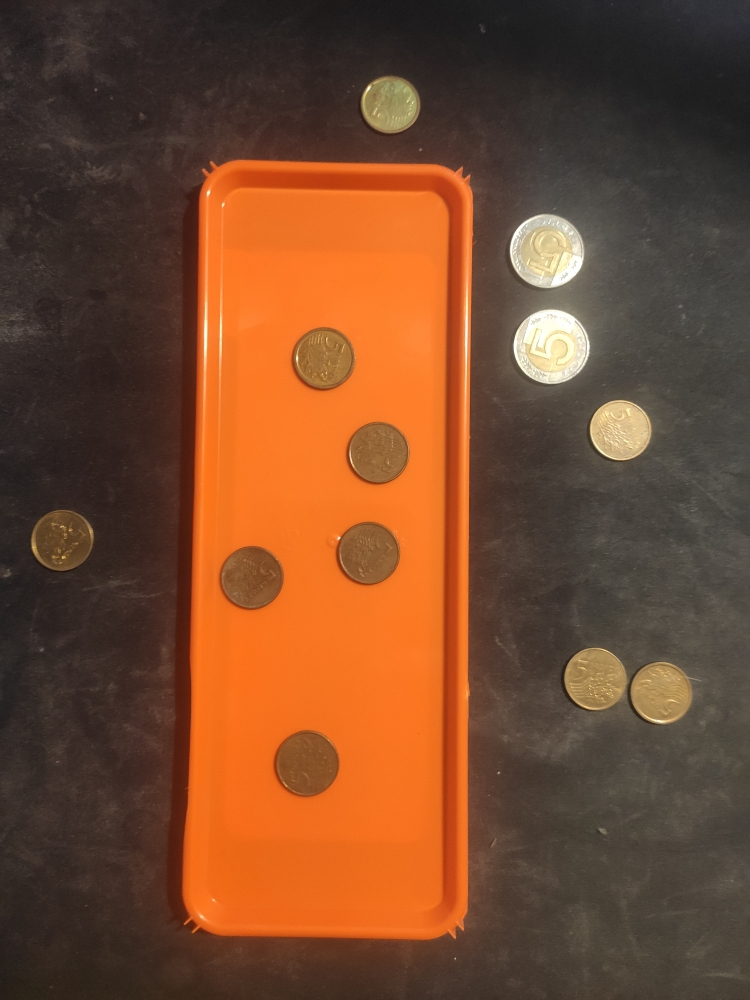
#> input picture projects/project_02/resources/tray1.jpg, 750 x 1000 px
$ python main.py
#> lines starting #> are read from the running program, lines starting #| are printed output that depends on the picture
import cv2 as cv
import sys

img = cv.imread(cv.samples.findFile("resources/tray1.jpg"))
#> img is the input picture: shape (1000, 750, 3); mean B, G, R 46.1, 73.5, 117.8

if img is None:
    sys.exit("Could not read the image.")


converted_for_display = cv.cvtColor(img, cv.COLOR_YCrCb2BGR)
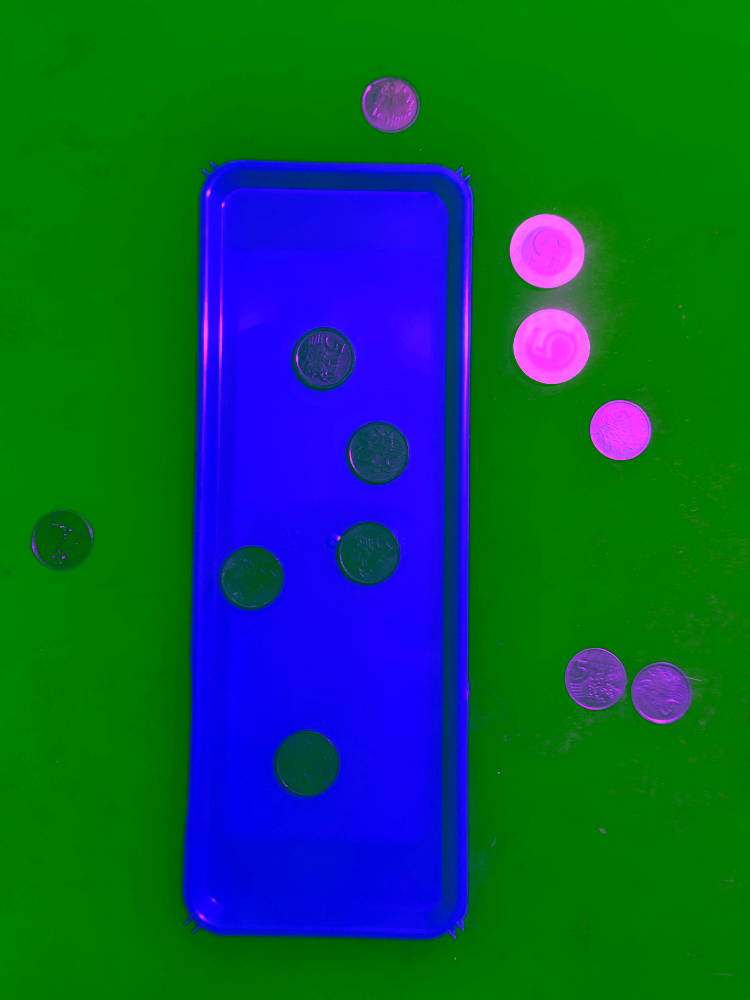
#> converted_for_display: shape (1000, 750, 3); mean B, G, R 69.8, 88.6, 11.6
cv.imshow("Display window", converted_for_display)
cv.waitKey(0)

$ run again, with projects/project_02/resources/tray2.jpg copied over projects/project_02/resources/tray1.jpg
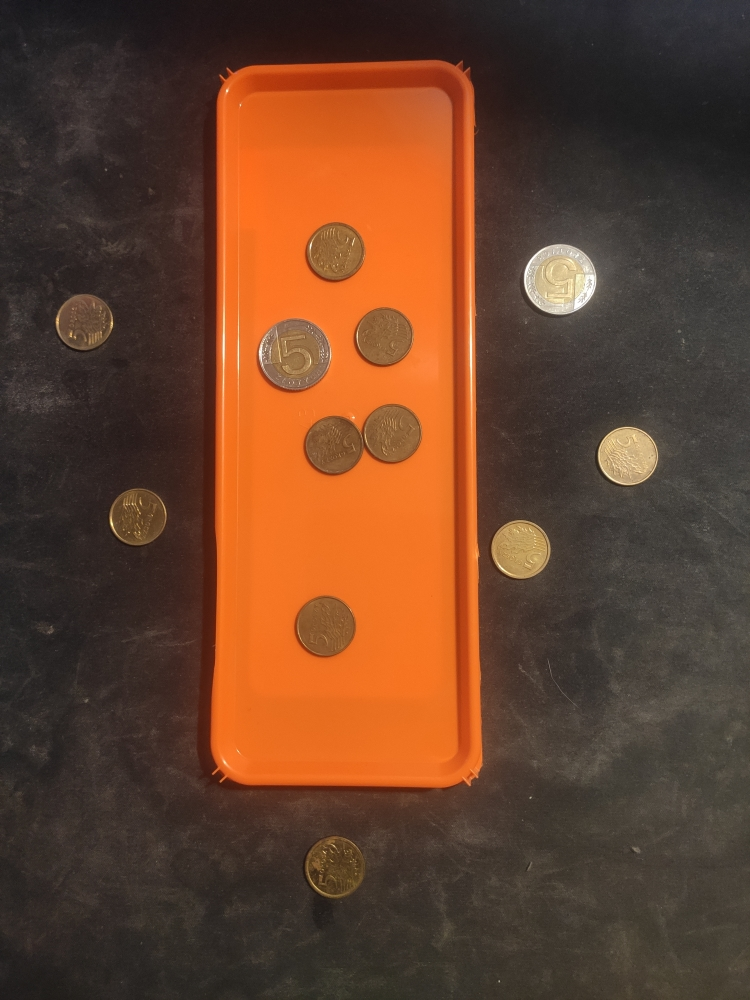
#> input picture projects/project_02/resources/tray2.jpg, 750 x 1000 px
#> img is the input picture: shape (1000, 750, 3); mean B, G, R 43.6, 65.7, 103.4
#> `converted_for_display = cv.cvtColor(img, cv.COLOR_YCrCb2BGR)`:
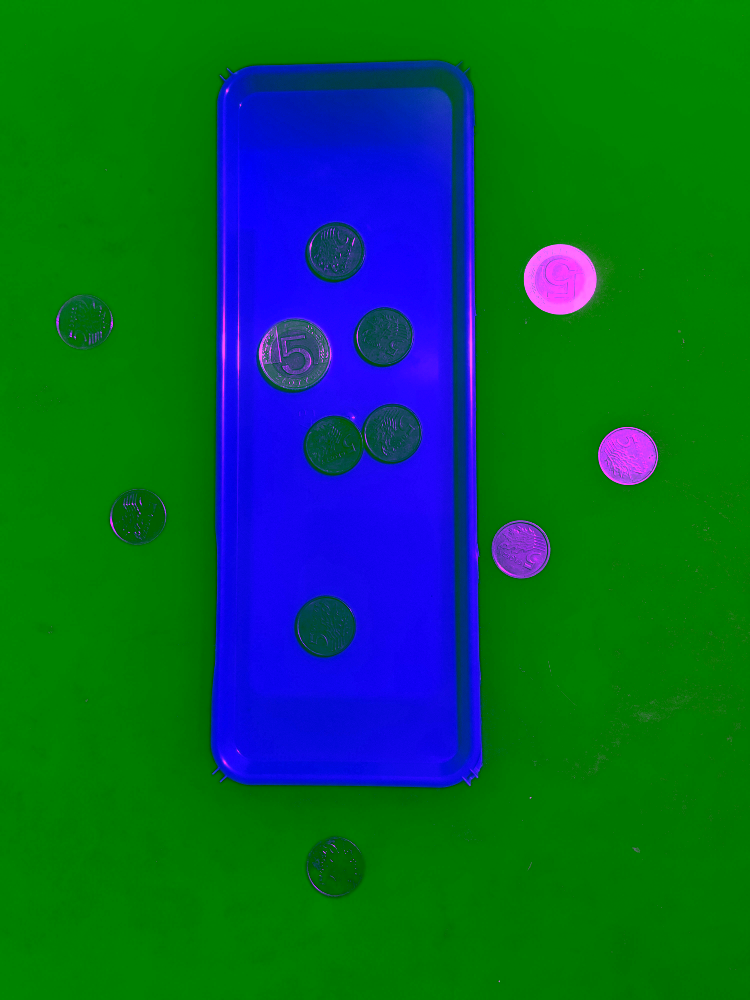
#> converted_for_display: shape (1000, 750, 3); mean B, G, R 55.8, 96.5, 7.2

$ run again, with projects/project_02/resources/tray3.jpg copied over projects/project_02/resources/tray1.jpg
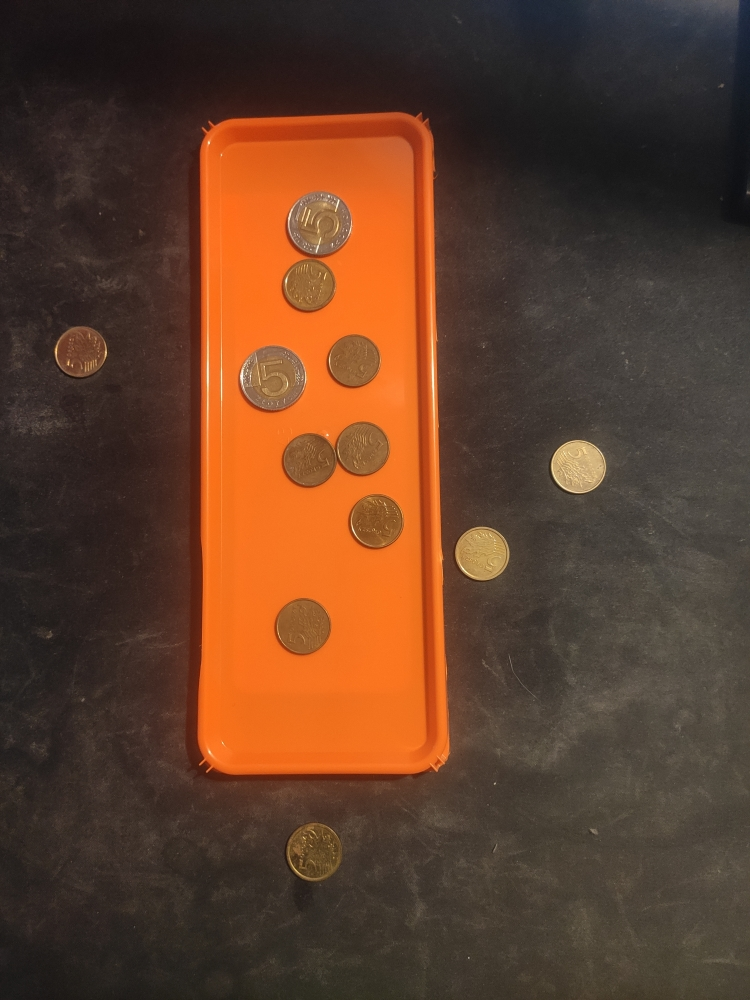
#> input picture projects/project_02/resources/tray3.jpg, 750 x 1000 px
#> img is the input picture: shape (1000, 750, 3); mean B, G, R 42.5, 62.6, 96.3
#> `converted_for_display = cv.cvtColor(img, cv.COLOR_YCrCb2BGR)`:
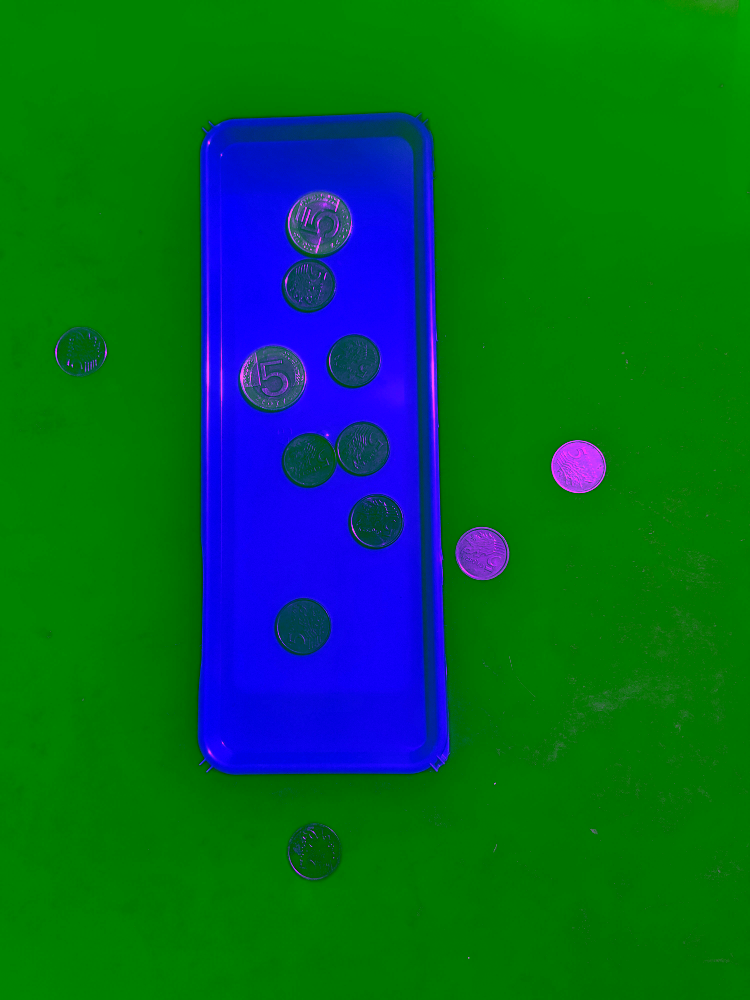
#> converted_for_display: shape (1000, 750, 3); mean B, G, R 45.6, 100.2, 4.7

$ run again, with projects/project_02/resources/tray4.jpg copied over projects/project_02/resources/tray1.jpg
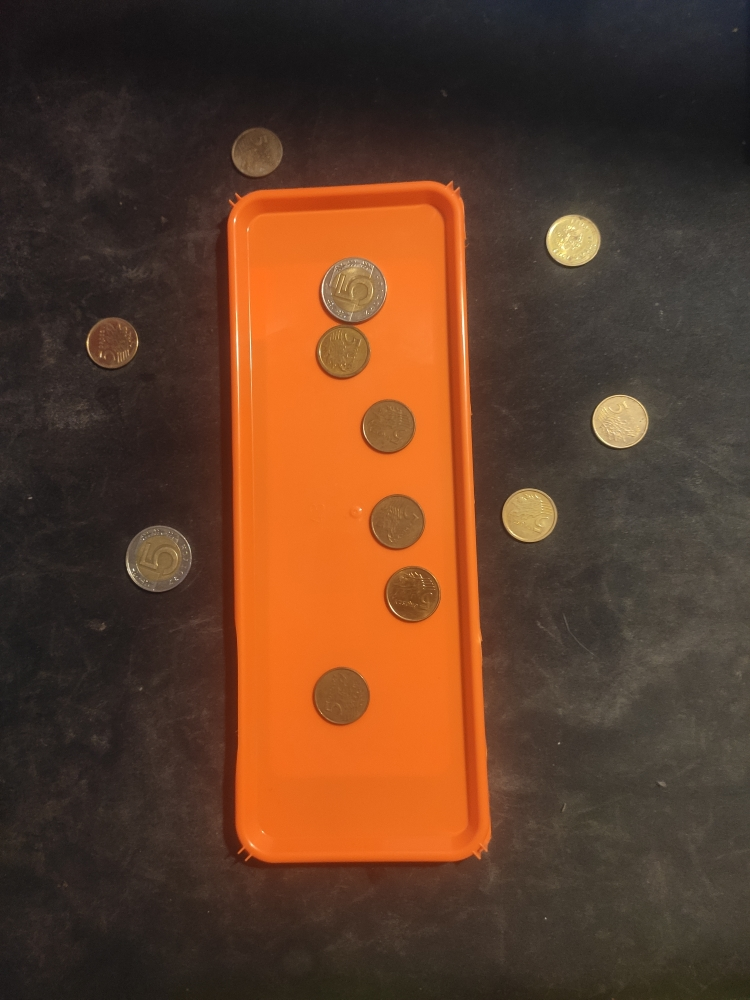
#> input picture projects/project_02/resources/tray4.jpg, 750 x 1000 px
#> img is the input picture: shape (1000, 750, 3); mean B, G, R 40.6, 61.5, 95.5
#> `converted_for_display = cv.cvtColor(img, cv.COLOR_YCrCb2BGR)`:
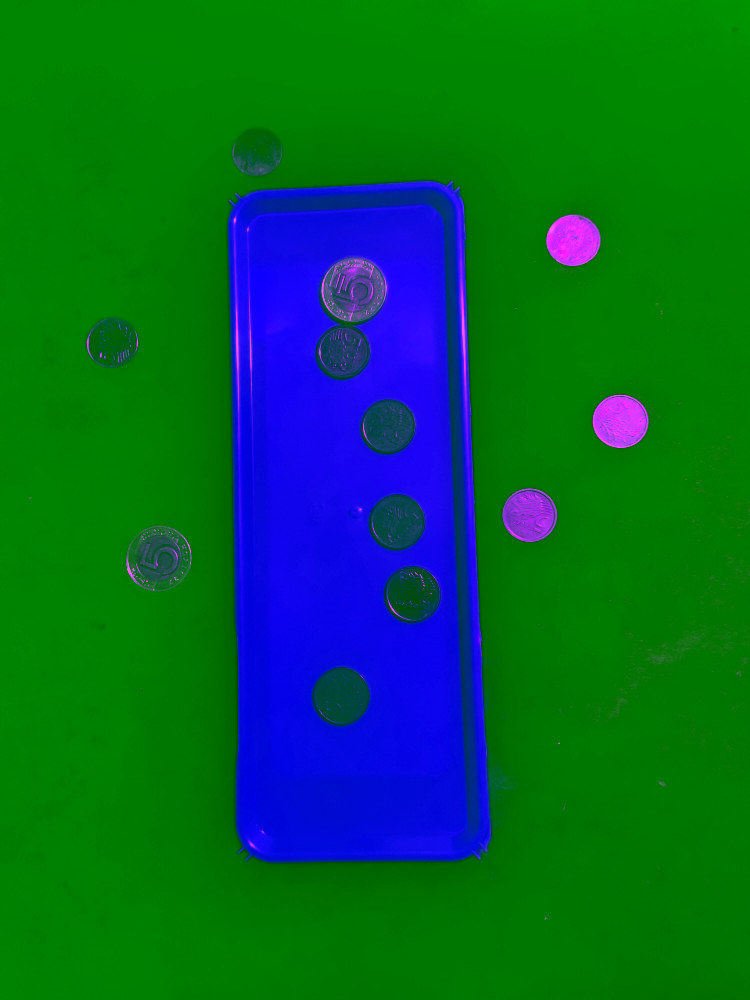
#> converted_for_display: shape (1000, 750, 3); mean B, G, R 48.8, 99.2, 5.6
